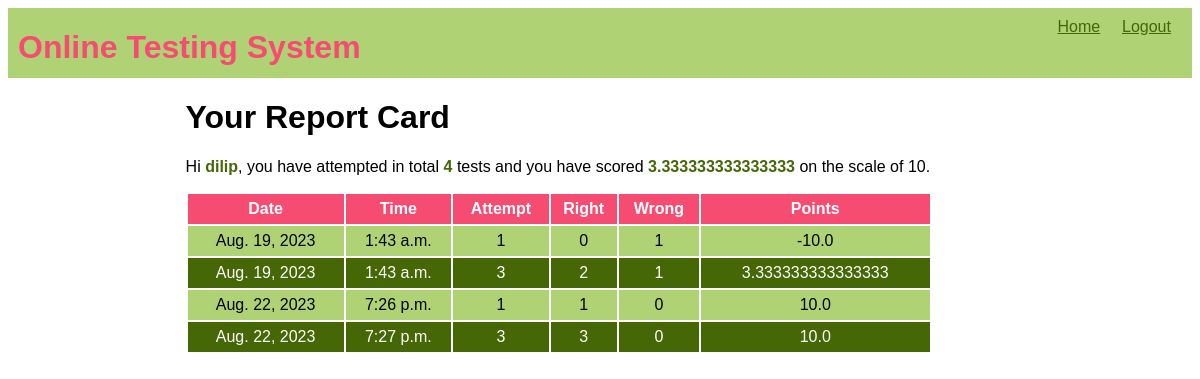
/OTS/test-history (signed in), run on the app's committed database.
### OTS/models.py (models this page shows)
class Candidate(models.Model):
    username=models.CharField(primary_key=True,max_length=20)
    password=models.CharField(null=False, max_length=20)
    name=models.CharField(null=False,max_length=30)
    test_attempted=models.IntegerField(default=0)
    points=models.FloatField(default=0.0)

class Result(models.Model):
    resultid=models.BigAutoField(primary_key=True,auto_created=True)
    username=models.ForeignKey(Candidate,on_delete=models.CASCADE)
    date=models.DateField(auto_now=True)
    time=models.TimeField(auto_now=True)
    attempt=models.IntegerField()
    right=models.IntegerField()
    wrong=models.IntegerField()
    points=models.FloatField()

### OTS/views.py (the view)
# urls.py: path('test-history',testResultHistory,name='testHistory'),
def testResultHistory(request):
    if 'name' not in request.session.keys():
        res=HttpResponseRedirect("login")
    candidate=Candidate.objects.filter(username=request.session['username'])
    results=Result.objects.filter(username_id=candidate[0].username)
    context={'candidate':candidate[0],'results':results}
    res=render(request,'candidate_history.html',context)
    return res

### OTS/templates/candidate_history.html (shortened to what this page needs)
{% extends 'main.html' %}
{% block top%}
<a href="{% url 'OTS:home' %}">Home</a>
<a href="{% url 'OTS:logout' %}">Logout</a>
{%endblock %}
{% block content %}
<h1>Your Report Card</h1>
<p>Hi <span class="special">{{candidate.name}}</span>,
    you have attempted in total <span class="special">{{candidate.test_attempted}}</span> tests and you have scored <span class="special">{{candidate.points}}</span> on the scale of 10.</p>
<table>
    <tr>
        <th>Date</th>
        <th>Time</th>
        <th>Attempt</th>
        <th>Right</th>
        <th>Wrong</th>
        <th>Points</th>
    </tr>
    {% for r in results%}
    <tr>
        <td>{{r.date}}</td>
        <td>{{r.time}}</td>
        <td>{{r.attempt}}</td>
        <td>{{r.right}}</td>
        <td>{{r.wrong}}</td>
        <td>{{r.points}}</td>
    </tr>
    {% endfor %}
</table>
{% endblock %}

### OTS/templates/main.html (shortened to what this page needs)
<!DOCTYPE html>
{% load static %}
<html lang="en">
<head>
    <link rel="stylesheet" href="{% static 'theme.css' %}">
    <link rel="stylesheet" href="{% static 'formstyle.css' %}">
    <link rel="stylesheet" href="{% static 'buttonstyle.css' %}">
</head>
<body>
    <div class="top">
        <div class="sitename"><h1>Online Testing System</h1></div>
        <div class="menu">
            {% block top%} {% endblock %}
        </div>
    </div>
    <div class="content">
        {%block content%}{% endblock %}
    </div>
</body>
</html>

### OTS/static/theme.css (style rules this page uses)
* { font-family:'Gill Sans', 'Gill Sans MT', Calibri, 'Trebuchet MS', sans-serif; }
.top { height:50px; background-color:#AFD275; margin-bottom:20px; padding:10px; }
.top div.sitename { display:inline-block; color:#F64C72; position:relative; top:-10px; }
.top div.menu { float:right; }
.top div.menu a { color:#456705; display:inline-block; min-width:50px; margin-right:10px; }
.content { width:70%; margin-left:auto; margin-right:auto; }
table { width:90%; }
table tr:nth-child(odd) { background-color:#456705; color:white; height:30px; }
table tr:nth-child(even) { background-color:#AFD275; height:30px; }
table tr:first-child { background-color:#F64C72; }
table td { text-align:center; }
span.special { color:#456705; font-weight: bold; }

### data on the page
Candidate: name "dilip", test_attempted "4", points "3.333333333333333"
Result: date "Aug. 19, 2023", time "1:43 a.m.", attempt "1", right "0", wrong "1", points "-10.0"
Result: date "Aug. 19, 2023", time "1:43 a.m.", attempt "3", right "2", wrong "1", points "3.333333333333333"
Result: date "Aug. 22, 2023", time "7:26 p.m.", attempt "1", right "1", wrong "0", points "10.0"
Result: date "Aug. 22, 2023", time "7:27 p.m.", attempt "3", right "3", wrong "0", points "10.0"
